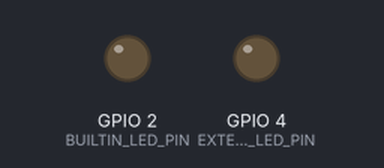
Bench run of a sketch on a simulated ESP32. Parts: output pins drawn as LEDs (lit = HIGH). WiFi joins after 1.5 s; servers stay silent unless stated; a WiFi scan finds three made-up networks; uploads are accepted with an empty reply; what the sketch prints to the serial monitor is not drawn.

Above: at 6.0 s.
Timing chart, 0 to 9.4 s (numbered marks = the images above):
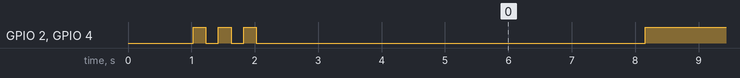

The sketch:

Esp32.ino
```cpp
#include <WiFi.h>
#include <HTTPClient.h>
#include <ArduinoJson.h>

// ==========================================
// 🔧 TOWER B CONFIGURATION
// ==========================================

// ----- YOUR MOBILE HOTSPOT CREDENTIALS -----
const char* WIFI_SSID = "<Your_wifi_name>";           // Your hotspot name
const char* WIFI_PASSWORD = "<your_wifi_password>";    // Your hotspot password

// ----- FIREBASE CONFIGURATION -----
#define FIREBASE_URL "https://triangulation-4be54-default-rtdb.firebaseio.com"

// ----- TOWER A IDENTIFICATION -----
//#define NODE_ID "ESP32_NODE_01"
//#define TOWER_LETTER "A"
//#define TOWER_POSITION_X 0
//#define TOWER_POSITION_Y 0

// ----- TOWER B IDENTIFICATION -----
//#define NODE_ID "ESP32_NODE_02"
//#define TOWER_LETTER "B"
//#define TOWER_POSITION_X 4
//#define TOWER_POSITION_Y 0

// ----- TOWER C IDENTIFICATION -----
#define NODE_ID "ESP32_NODE_03"
#define TOWER_LETTER "C"
#define TOWER_POSITION_X 0
#define TOWER_POSITION_Y 3

// ==========================================
// LED CONFIGURATION
// ==========================================
#define EXTERNAL_LED_PIN 4     // GPIO4 for external LED
#define BUILTIN_LED_PIN 2      // GPIO2 for built-in LED (most ESP32 boards)

// LED negative leg (cathode) connects to GND via 330Ω resistor

// ==========================================
// LED BLINK PATTERN: 3 blinks, then OFF for 1.5 seconds, then repeat
// ==========================================
#define BLINK_DURATION 150      // Each blink ON time (milliseconds)
#define BLINK_PAUSE 150         // Pause between blinks (milliseconds)
#define CYCLE_PAUSE 1500        // Pause after 3 blinks (1.5 seconds)

// ==========================================
// RSSI CALIBRATION
// ==========================================
float RSSI_AT_1M = -42.0;
float PATH_LOSS_N = 2.5;

// ==========================================
// Kalman Filter for RSSI Smoothing
// ==========================================
float kalmanQ = 0.05;
float kalmanR = 0.5;
float kalmanP = 1.0;
float filteredRSSI = -50.0;

float kalmanFilter(float measurement) {
    kalmanP = kalmanP + kalmanQ;
    float kalmanK = kalmanP / (kalmanP + kalmanR);
    filteredRSSI = filteredRSSI + kalmanK * (measurement - filteredRSSI);
    kalmanP = (1 - kalmanK) * kalmanP;
    return filteredRSSI;
}

// ==========================================
// RSSI to Distance Conversion
// ==========================================
float rssiToDistance(float rssi) {
    if (rssi == 0) return -1.0;
    float ratio = (RSSI_AT_1M - rssi) / (10.0 * PATH_LOSS_N);
    return pow(10.0, ratio);
}

// ==========================================
// LED Control - Both LEDs: 3 blinks, then OFF for 1.5 seconds, repeat
// ==========================================
void updateLEDs() {
    static unsigned long lastCycleStart = 0;
    static int blinkCount = 0;
    static int state = 0;  // 0 = LED ON, 1 = LED OFF (between blinks), 2 = cycle pause
    static unsigned long lastStateChange = 0;

    unsigned long currentMillis = millis();

    // Start new cycle after pause
    if (state == 2) {
        if (currentMillis - lastStateChange >= CYCLE_PAUSE) {
            // Start new blink cycle
            blinkCount = 0;
            state = 0;
            lastStateChange = currentMillis;
            digitalWrite(EXTERNAL_LED_PIN, HIGH);
            digitalWrite(BUILTIN_LED_PIN, HIGH);
            Serial.println("💡 LEDs: Starting new blink cycle (3 blinks)");
        }
        return;
    }

    // Handle blinking sequence
    switch(state) {
        case 0: // LED ON during blink
            if (currentMillis - lastStateChange >= BLINK_DURATION) {
                // Turn OFF both LEDs
                digitalWrite(EXTERNAL_LED_PIN, LOW);
                digitalWrite(BUILTIN_LED_PIN, LOW);
                blinkCount++;
                state = 1;
                lastStateChange = currentMillis;

                if (blinkCount >= 3) {
                    // All 3 blinks done, start cycle pause
                    state = 2;
                    lastStateChange = currentMillis;
                    Serial.println("💡 LEDs: 3 blinks completed - Pause for 1.5 seconds");
                }
            }
            break;

        case 1: // LED OFF between blinks
            if (currentMillis - lastStateChange >= BLINK_PAUSE && blinkCount < 3) {
                // Turn ON both LEDs for next blink
                digitalWrite(EXTERNAL_LED_PIN, HIGH);
                digitalWrite(BUILTIN_LED_PIN, HIGH);
                state = 0;
                lastStateChange = currentMillis;
            }
            break;
    }
}

// ==========================================
// Scan for Mobile Hotspot RSSI
// ==========================================
float getHotspotRSSI() {
    int n = WiFi.scanNetworks(false, false);
    if (n == 0) return -999;

    for (int i = 0; i < n; i++) {
        if (WiFi.SSID(i) == WIFI_SSID) {
            float rssi = WiFi.RSSI(i);
            WiFi.scanDelete();
            return rssi;
        }
    }
    WiFi.scanDelete();
    return -999;
}

// ==========================================
// Send Data to Firebase
// ==========================================
bool sendToFirebase(float rssi, float distanceM, int distanceCm, unsigned long timestamp) {
    HTTPClient http;

    // Create JSON payload manually
    String jsonString = "{";
    jsonString += "\"rssi\":" + String(rssi, 1) + ",";
    jsonString += "\"distance_m\":" + String(distanceM, 2) + ",";
    jsonString += "\"distance_cm\":" + String(distanceCm) + ",";
    jsonString += "\"timestamp\":" + String(timestamp);
    jsonString += "}";

    String url = String(FIREBASE_URL) + "/nodes/" + NODE_ID + ".json";

    http.begin(url);
    http.addHeader("Content-Type", "application/json");
    int httpCode = http.PUT(jsonString);

    if (httpCode == 200) {
        http.end();
        return true;
    } else {
        http.end();
        return false;
    }
}

// ==========================================
// Setup Function
// ==========================================
void setup() {
    Serial.begin(115200);
    delay(1000);

    // Initialize LED pins
    pinMode(EXTERNAL_LED_PIN, OUTPUT);
    pinMode(BUILTIN_LED_PIN, OUTPUT);
    digitalWrite(EXTERNAL_LED_PIN, LOW);
    digitalWrite(BUILTIN_LED_PIN, LOW);

    Serial.println("\n========================================");
    Serial.println("🔷 ESP32 TOWER B - Triangulation System");
    Serial.println("========================================");
    Serial.printf("📡 Node: %s | Tower: %s\n", NODE_ID, TOWER_LETTER);
    Serial.printf("📍 Position: (%.1f, %.1f)\n", TOWER_POSITION_X, TOWER_POSITION_Y);
    Serial.println("💡 External LED on GPIO4 + Built-in LED on GPIO2");
    Serial.println("💡 Pattern: 3 blinks, then OFF for 1.5 seconds, repeat");
    Serial.println("========================================\n");

    // LED Test - Both LEDs blink together 3 times
    Serial.println("🔆 LED Startup Test:");
    for (int i = 0; i < 3; i++) {
        digitalWrite(EXTERNAL_LED_PIN, HIGH);
        digitalWrite(BUILTIN_LED_PIN, HIGH);
        delay(200);
        digitalWrite(EXTERNAL_LED_PIN, LOW);
        digitalWrite(BUILTIN_LED_PIN, LOW);
        delay(200);
    }
    Serial.println("✅ LED Test Complete\n");

    // Connect to WiFi Hotspot
    Serial.printf("📱 Connecting to hotspot: %s\n", WIFI_SSID);
    WiFi.begin(WIFI_SSID, WIFI_PASSWORD);

    int attempts = 0;
    while (WiFi.status() != WL_CONNECTED && attempts < 30) {
        delay(500);
        Serial.print(".");
        attempts++;
    }

    if (WiFi.status() == WL_CONNECTED) {
        Serial.println("\n✅ Connected to hotspot!");
        Serial.printf("📡 ESP32 IP: %s\n", WiFi.localIP().toString().c_str());
        Serial.printf("📶 WiFi RSSI: %d dBm\n", WiFi.RSSI());
    } else {
        Serial.println("\n❌ Failed to connect!");
        Serial.println("⚠️ Check hotspot is ON and credentials are correct");

        // Rapid blink for error indication
        for (int i = 0; i < 20; i++) {
            digitalWrite(EXTERNAL_LED_PIN, HIGH);
            digitalWrite(BUILTIN_LED_PIN, HIGH);
            delay(100);
            digitalWrite(EXTERNAL_LED_PIN, LOW);
            digitalWrite(BUILTIN_LED_PIN, LOW);
            delay(100);
        }
        return;
    }

    // Update tower position in Firebase
    String posUrl = String(FIREBASE_URL) + "/tower_positions/" + TOWER_LETTER + ".json";
    String posJson = "{\"x\":" + String(TOWER_POSITION_X) + ",\"y\":" + String(TOWER_POSITION_Y) + "}";
    HTTPClient http;
    http.begin(posUrl);
    http.addHeader("Content-Type", "application/json");
    int httpCode = http.PUT(posJson);
    if (httpCode == 200) {
        Serial.println("✅ Tower position updated to Firebase");
    }
    http.end();

    Serial.println("\n⚡ REAL-TIME RSSI MONITORING ACTIVE ⚡");
    Serial.println("💡 LED Pattern:");
    Serial.println("   Blink 1: ON→150ms→OFF");
    Serial.println("   Blink 2: ON→150ms→OFF");
    Serial.println("   Blink 3: ON→150ms→OFF");
    Serial.println("   Then OFF for 1.5 seconds");
    Serial.println("   Then repeat cycle\n");
}

// ==========================================
// Main Loop - Real-time with Fixed LED Pattern
// ==========================================
void loop() {
    float rawRSSI = getHotspotRSSI();

    if (rawRSSI != -999) {
        // Apply Kalman filter for smoothing
        float smoothRSSI = kalmanFilter(rawRSSI);

        // Calculate distance from RSSI
        float distance = rssiToDistance(smoothRSSI);
        int distanceCm = (int)(distance * 100);
        unsigned long timestamp = millis() / 1000;

        // Send to Firebase
        if (sendToFirebase(smoothRSSI, distance, distanceCm, timestamp)) {
            static unsigned long lastPrint = 0;
            if (millis() - lastPrint > 2000) {
                lastPrint = millis();

                // Determine signal quality for display
                const char* quality;
                if (smoothRSSI > -50) quality = "Excellent 📶📶📶";
                else if (smoothRSSI > -60) quality = "Good 📶📶";
                else if (smoothRSSI > -70) quality = "Fair 📶";
                else quality = "Poor 📶";

                Serial.printf("[%.1f] 📡 Tower %s: RSSI=%.1f dBm | 📏 %.2f m (%d cm) | %s\n", millis() / 1000.0, TOWER_LETTER, smoothRSSI, distance, distanceCm, quality);
            }
        }
    } else {
        // No signal detected
        static unsigned long lastWarning = 0;
        if (millis() - lastWarning > 5000) {
            lastWarning = millis();
            Serial.printf("⚠️ Tower %s: Hotspot '%s' not found - Check if hotspot is ON\n", TOWER_LETTER, WIFI_SSID);
        }
        delay(100);
    }

    // Update LEDs (both LEDs blink together: 3 blinks, then OFF for 1.5 seconds)
    updateLEDs();

    // Small delay for stability
    delay(10);
}
```

Measured:
- by itself, GPIO 2 (BUILTIN_LED_PIN), GPIO 4 (EXTERNAL_LED_PIN): HIGH → LOW at 1.2 s, → HIGH 0.20 s later, → LOW 0.20 s later, → HIGH 0.20 s later, … (63 changes in this stretch)
